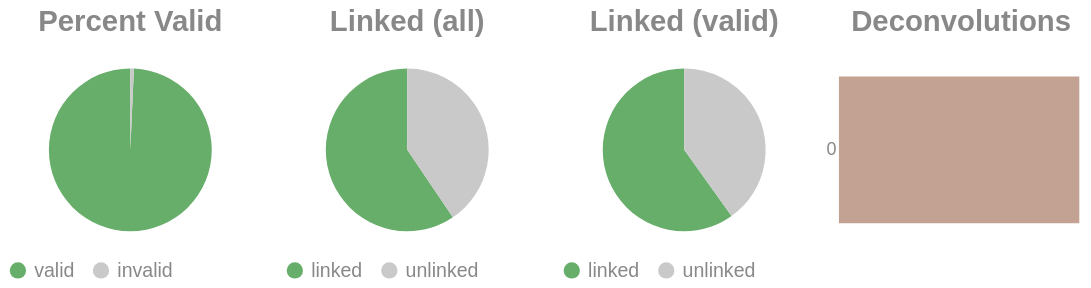

Here is the notebook cell this chart was saved with:
### Code cell
if SKIPLR:
    pass
else:
    clash = Counter()
    for i in valids['molecule'].to_list():
        _mol = i.split("-")
        if len(_mol) == 1:
            clash.update('0')
        else:
            clash.update(_mol[-1])

    _d = {"deconvolutions": [], 'count': []}
    for k,v in clash.items():
        _d['deconvolutions'].append(k)
        _d['count'].append(v)

    tot_valid = valids['reads'].sum()
    mask = valids['reads'] >= 2
    n_linked_reads = valids.filter(mask)['reads'].sum()
    if n_linked_reads == 0:
        print_html("No linked molecules (>=2 reads) were detected; skipping linked-only distributions.")
        SKIPLR = True
    else:
        perc_valid = round(tot_valid / n_reads, 4)
        linked_perc_abs = round(n_linked_reads / n_reads, 4)
        linked_perc = round(n_linked_reads / tot_valid, 4)

    _valid = pl.DataFrame({"valids": ['valid', 'invalid'], "count": [tot_valid, n_reads - tot_valid]})
    _linked_abs = pl.DataFrame({"linked (absolute)": ['linked', 'unlinked'], "count": [n_linked_reads, n_reads - n_linked_reads]})
    _linked_rel = pl.DataFrame({"linked (valids)": ['linked', 'unlinked'], "count": [n_linked_reads, tot_valid - n_linked_reads]})

    (
        alt.hconcat(
            piechart(_valid, goodval = 'valid', title = "Percent Valid"),
            piechart(_linked_abs, goodval = "linked", title =  "Linked (all)"),
            piechart(_linked_rel, goodval = "linked", title =  "Linked (valid)"),
            convolutionbar(pl.DataFrame(_d), title = "Deconvolutions"),
            center = True,
            bounds = 'flush'
        )
        .resolve_scale(color='independent')
        .resolve_legend('independent')
        .properties(usermeta={'embedOptions': {"actions": False}})
    ).display()

### Figure 1 — Vega-Lite specification as saved in the notebook (floating-point values rounded to 4 significant figures)
{"width": "container", "height": 400, "config": {"title": {"anchor": "start", "dy": -15, "fontSize": 18, "color": "#888888", "subtitleColor": "#888888", "subtitleFontSize": 14}, "arc": {"fill": "#0072B2"}, "axis": {"domainColor": "#888888", "domainWidth": 0.5, "gridWidth": 0.2, "grid": false, "titleFontWeight": 400, "titleFontSize": 15, "labelFontSize": 11, "labelColor": "#888888", "tickColor": "#888888", "tickWidth": 0.2, "titleColor": "#888888"}, "axisBand": {"grid": false}, "axisX": {"grid": true, "tickSize": 10, "domainCap": "round"}, "axisY": {"domain": false, "grid": true, "tickSize": 0, "domainCap": "round"}, "background": "transparent", "header": {"labelFontSize": 15, "labelColor": "#888888", "titleFontSize": 15, "titleFontWeight": 600, "titleColor": "#888888"}, "legend": {"labelFont": "sans-serif", "labelFontSize": 12, "labelColor": "#888888", "symbolSize": 100, "symbolType": "circle", "titleFontSize": 12, "titlePadding": 10, "titleColor": "#888888", "title": null}, "range": {"category": ["#E69F00", "#56B4E9", "#009E73", "#F0E442", "#0072B2", "#D55E00", "#CC79A7", "#000000"], "diverging": ["#cfe8f3", "#a2d4ec", "#73bfe2", "#46abdb", "#1696d2", "#12719e"]}, "area": {"fill": "#0072B2", "fillOpacity": 0.7, "line": true, "strokeOpacity": 0.7}, "line": {"color": "#0072B2", "stroke": "#0072B2", "strokeWidth": 2}, "trail": {"color": "#0072B2", "stroke": "#0072B2", "strokeWidth": 0, "size": 1}, "point": {"filled": true, "fillOpacity": 1.0, "size": 95}, "text": {"color": "#888888", "fontSize": 11, "align": "right", "fontWeight": 400, "size": 11}, "bar": {"fill": "#0072B2", "stroke": null}, "view": {"stroke": null, "continuousWidth": 660, "continuousHeight": 400}}, "hconcat": [{"data": {"name": "data-f191ad707fce1aae7dc07d4a4238f0ff"}, "mark": {"type": "arc"}, "encoding": {"color": {"field": "valids", "legend": {"orient": "bottom", "title": null}, "scale": {"domain": ["valid", "invalid"], "range": ["#68ae6b", "#C9C9C9"]}, "title": "Valids", "type": "nominal"}, "theta": {"field": "count", "type": "quantitative"}, "tooltip": [{"field": "valids", "title": "Valids", "type": "ordinal"}, {"field": "percent", "format": ".2%", "title": "Percent", "type": "quantitative"}, {"field": "count", "title": "Count", "type": "quantitative"}]}, "height": 100, "title": {"text": "Percent Valid", "align": "center", "anchor": "middle"}, "transform": [{"calculate": "datum.count / 11586360", "as": "percent"}], "width": 150}, {"data": {"name": "data-8246d7fb2acb44ce99ba6a392eeb4e50"}, "mark": {"type": "arc"}, "encoding": {"color": {"field": "linked (absolute)", "legend": {"orient": "bottom", "title": null}, "scale": {"domain": ["linked", "unlinked"], "range": ["#68ae6b", "#C9C9C9"]}, "title": "Linked (Absolute)", "type": "nominal"}, "theta": {"field": "count", "type": "quantitative"}, "tooltip": [{"field": "linked (absolute)", "title": "Linked (Absolute)", "type": "ordinal"}, {"field": "percent", "format": ".2%", "title": "Percent", "type": "quantitative"}, {"field": "count", "title": "Count", "type": "quantitative"}]}, "height": 100, "title": {"text": "Linked (all)", "align": "center", "anchor": "middle"}, "transform": [{"calculate": "datum.count / 11586360", "as": "percent"}], "width": 150}, {"data": {"name": "data-037140f749ed6be01d07bb4280c009da"}, "mark": {"type": "arc"}, "encoding": {"color": {"field": "linked (valids)", "legend": {"orient": "bottom", "title": null}, "scale": {"domain": ["linked", "unlinked"], "range": ["#68ae6b", "#C9C9C9"]}, "title": "Linked (Valids)", "type": "nominal"}, "theta": {"field": "count", "type": "quantitative"}, "tooltip": [{"field": "linked (valids)", "title": "Linked (Valids)", "type": "ordinal"}, {"field": "percent", "format": ".2%", "title": "Percent", "type": "quantitative"}, {"field": "count", "title": "Count", "type": "quantitative"}]}, "height": 100, "title": {"text": "Linked (valid)", "align": "center", "anchor": "middle"}, "transform": [{"calculate": "datum.count / 11505169", "as": "percent"}], "width": 150}, {"data": {"name": "data-f4526954062b37c900f71abf9b8af2f6"}, "mark": {"type": "bar"}, "encoding": {"color": {"field": "deconvolutions", "legend": null, "scale": {"scheme": "lightgreyred"}, "type": "nominal"}, "tooltip": [{"field": "deconvolutions", "title": "Deconvolutions", "type": "ordinal"}, {"field": "percent", "format": ".2%", "title": "Percent", "type": "quantitative"}, {"field": "count", "title": "Count", "type": "quantitative"}], "x": {"axis": null, "field": "count", "type": "quantitative"}, "y": {"field": "deconvolutions", "sort": "ascending", "title": null, "type": "nominal"}}, "height": 100, "title": {"text": "Deconvolutions", "align": "center", "anchor": "middle"}, "transform": [{"calculate": "datum.count / 6394014", "as": "percent"}], "width": 150}], "bounds": "flush", "center": true, "resolve": {"legend": {"angle": "independent"}, "scale": {"color": "independent"}}, "usermeta": {"embedOptions": {"actions": false}}, "$schema": "https://vega.github.io/schema/vega-lite/v6.1.0.json", "datasets": {"data-f191ad707fce1aae7dc07d4a4238f0ff": [{"valids": "valid", "count": 11505169}, {"valids": "invalid", "count": 81191}], "data-8246d7fb2acb44ce99ba6a392eeb4e50": [{"linked (absolute)": "linked", "count": 6889340}, {"linked (absolute)": "unlinked", "count": 4697020}], "data-037140f749ed6be01d07bb4280c009da": [{"linked (valids)": "linked", "count": 6889340}, {"linked (valids)": "unlinked", "count": 4615829}], "data-f4526954062b37c900f71abf9b8af2f6": [{"deconvolutions": "0", "count": 6394014}]}}
